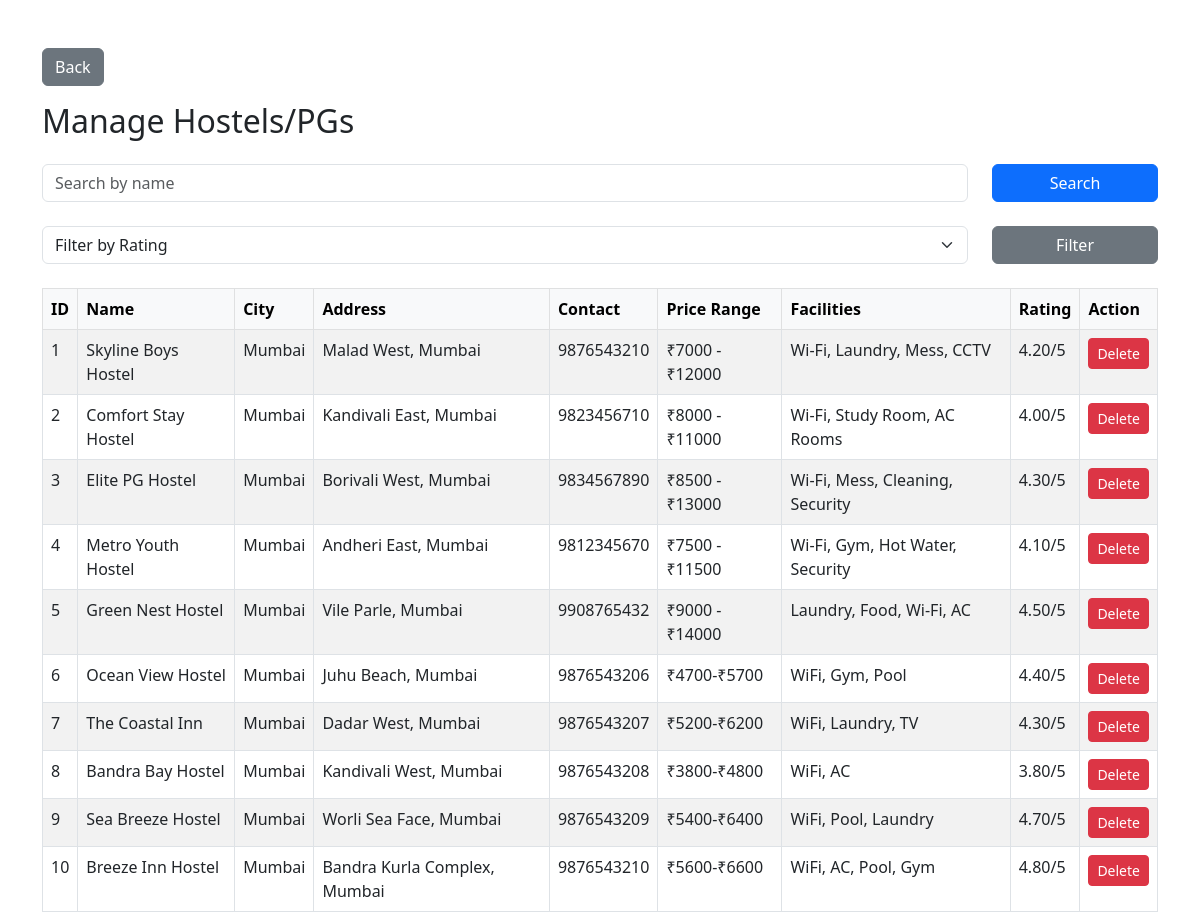
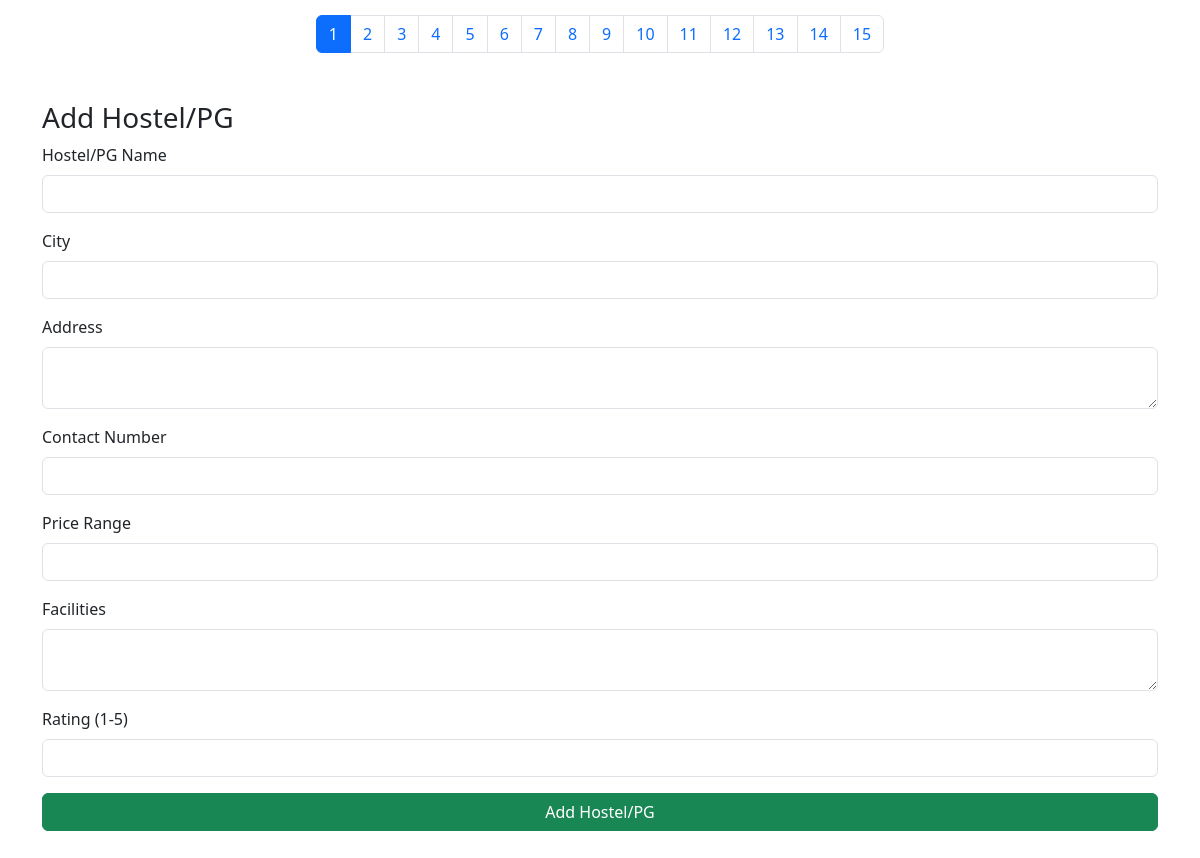
The page /UniMates/manage-hostels-pgs.php (signed in) on the database its author committed (2 pictures, top to bottom).
### tables this page shows
CREATE TABLE `hostels` (
  `id` int(11) NOT NULL,
  `name` varchar(255) NOT NULL,
  `city` varchar(100) NOT NULL,
  `address` text NOT NULL,
  `contact_number` varchar(15) NOT NULL,
  `price_range` varchar(50) NOT NULL,
  `facilities` text NOT NULL,
  `rating` decimal(3,2) NOT NULL,
  `type` varchar(50) DEFAULT NULL,
  `fees` varchar(50) DEFAULT NULL
);

### UniMates/manage-hostels-pgs.php (the view, shortened to what this page needs)
<?php
include 'db/conn.php';
$search = isset($_GET['search']) ? mysqli_real_escape_string($conn, $_GET['search']) : '';
$where = $search ? "WHERE name LIKE '%$search%'" : '';
$limit = 10;
$page = isset($_GET['page']) ? (int)$_GET['page'] : 1;
$offset = ($page - 1) * $limit;
$query = "SELECT id, name, city, address, contact_number, price_range, facilities, rating FROM hostels $where LIMIT $limit OFFSET $offset";
$result = mysqli_query($conn, $query);
$total_query = "SELECT COUNT(*) FROM hostels $where";
$total_result = mysqli_query($conn, $total_query);
$total_rows = mysqli_fetch_array($total_result)[0];
$total_pages = ceil($total_rows / $limit);
?>
<!DOCTYPE html>
<html lang="en">
<head>
    <link href="https://cdn.jsdelivr.net/npm/bootstrap@5.3.0/dist/css/bootstrap.min.css" rel="stylesheet">
</head>
<body>
<div class="container py-5">
<a href="admin.php" class="btn btn-secondary mb-3"><i class="bi bi-arrow-left"></i> Back</a>
    <h2 class="mb-4">Manage Hostels/PGs</h2>
    <form method="GET" class="mb-4 row">
        <div class="col-md-10">
            <input type="text" name="search" placeholder="Search by name" class="form-control" value="<?= $search ?>">
        </div>
        <div class="col-md-2">
            <button type="submit" class="btn btn-primary w-100">Search</button>
        </div>
    </form>
    <form method="GET" class="mb-4 row">
        <div class="col-md-10">
            <select name="rating" class="form-select" aria-label="Filter by rating">
                <option value="">Filter by Rating</option>
            </select>
        </div>
        <div class="col-md-2">
            <button type="submit" class="btn btn-secondary w-100">Filter</button>
        </div>
    </form>
    <table class="table table-bordered table-striped">
        <thead class="table-light">
            <tr>
                <th>ID</th>
                <th>Name</th>
                <th>City</th>
                <th>Address</th>
                <th>Contact</th>
                <th>Price Range</th>
                <th>Facilities</th>
                <th>Rating</th>
                <th>Action</th>
            </tr>
        </thead>
        <tbody>
            <?php if (mysqli_num_rows($result) > 0): ?>
                <?php while ($row = mysqli_fetch_assoc($result)): ?>
                    <tr>
                        <td><?= $row['id'] ?></td>
                        <td><?= $row['name'] ?></td>
                        <td><?= $row['city'] ?></td>
                        <td><?= $row['address'] ?></td>
                        <td><?= $row['contact_number'] ?></td>
                        <td><?= $row['price_range'] ?></td>
                        <td><?= $row['facilities'] ?></td>
                        <td><?= $row['rating'] ?>/5</td>
                        <td>
                            <a href="?delete_id=<?= $row['id'] ?>" class="btn btn-danger btn-sm" onclick="return confirm('Delete this hostel/PG?')">Delete</a>
                        </td>
                    </tr>
                <?php endwhile; ?>
            <?php else: ?>
                <tr><td colspan="9" class="text-center">No records found.</td></tr>
            <?php endif; ?>
        </tbody>
    </table>
    <nav>
        <ul class="pagination justify-content-center">
            <?php for ($i = 1; $i <= $total_pages; $i++): ?>
                <li class="page-item <?= $page == $i ? 'active' : '' ?>">
                    <a class="page-link" href="?<?= http_build_query(array_merge($_GET, ['page' => $i])) ?>"><?= $i ?></a>
                </li>
            <?php endfor; ?>
        </ul>
    </nav>
    <h3 class="mt-5">Add Hostel/PG</h3>
    <form method="POST" class="mb-5">
        <div class="mb-3">
            <label for="name" class="form-label">Hostel/PG Name</label>
            <input type="text" class="form-control" name="name" required>
        </div>
        <div class="mb-3">
            <label for="city" class="form-label">City</label>
            <input type="text" class="form-control" name="city" required>
        </div>
        <div class="mb-3">
            <label for="address" class="form-label">Address</label>
            <textarea class="form-control" name="address" required></textarea>
        </div>
        <div class="mb-3">
            <label for="contact_number" class="form-label">Contact Number</label>
            <input type="text" class="form-control" name="contact_number" required>
        </div>
        <div class="mb-3">
            <label for="price_range" class="form-label">Price Range</label>
            <input type="text" class="form-control" name="price_range" required>
        </div>
        <div class="mb-3">
            <label for="facilities" class="form-label">Facilities</label>
            <textarea class="form-control" name="facilities" required></textarea>
        </div>
        <div class="mb-3">
            <label for="rating" class="form-label">Rating (1-5)</label>
            <input type="number" class="form-control" name="rating" min="1" max="5" step="0.1" required>
        </div>
        <button type="submit" name="add_hostel" class="btn btn-success w-100">Add Hostel/PG</button>
    </form>
</div>
</body>
</html>

### rows shown on the page
hostels: id "1", name "Skyline Boys Hostel", city "Mumbai", address "Malad West, Mumbai", contact_number "9876543210", price_range "₹7000 - ₹12000", facilities "Wi-Fi, Laundry, Mess, CCTV", rating "4.20"
hostels: id "2", name "Comfort Stay Hostel", city "Mumbai", address "Kandivali East, Mumbai", contact_number "9823456710", price_range "₹8000 - ₹11000", facilities "Wi-Fi, Study Room, AC Rooms", rating "4.00"
hostels: id "3", name "Elite PG Hostel", city "Mumbai", address "Borivali West, Mumbai", contact_number "9834567890", price_range "₹8500 - ₹13000", facilities "Wi-Fi, Mess, Cleaning, Security", rating "4.30"
hostels: id "4", name "Metro Youth Hostel", city "Mumbai", address "Andheri East, Mumbai", contact_number "9812345670", price_range "₹7500 - ₹11500", facilities "Wi-Fi, Gym, Hot Water, Security", rating "4.10"
hostels: id "5", name "Green Nest Hostel", city "Mumbai", address "Vile Parle, Mumbai", contact_number "9908765432", price_range "₹9000 - ₹14000", facilities "Laundry, Food, Wi-Fi, AC", rating "4.50"
hostels: id "6", name "Ocean View Hostel", city "Mumbai", address "Juhu Beach, Mumbai", contact_number "9876543206", price_range "₹4700-₹5700", facilities "WiFi, Gym, Pool", rating "4.40"
hostels: id "7", name "The Coastal Inn", city "Mumbai", address "Dadar West, Mumbai", contact_number "9876543207", price_range "₹5200-₹6200", facilities "WiFi, Laundry, TV", rating "4.30"
hostels: id "8", name "Bandra Bay Hostel", city "Mumbai", address "Kandivali West, Mumbai", contact_number "9876543208", price_range "₹3800-₹4800", facilities "WiFi, AC", rating "3.80"
hostels: id "9", name "Sea Breeze Hostel", city "Mumbai", address "Worli Sea Face, Mumbai", contact_number "9876543209", price_range "₹5400-₹6400", facilities "WiFi, Pool, Laundry", rating "4.70"
hostels: id "10", name "Breeze Inn Hostel", city "Mumbai", address "Bandra Kurla Complex, Mumbai", contact_number "9876543210", price_range "₹5600-₹6600", facilities "WiFi, AC, Pool, Gym", rating "4.80"
